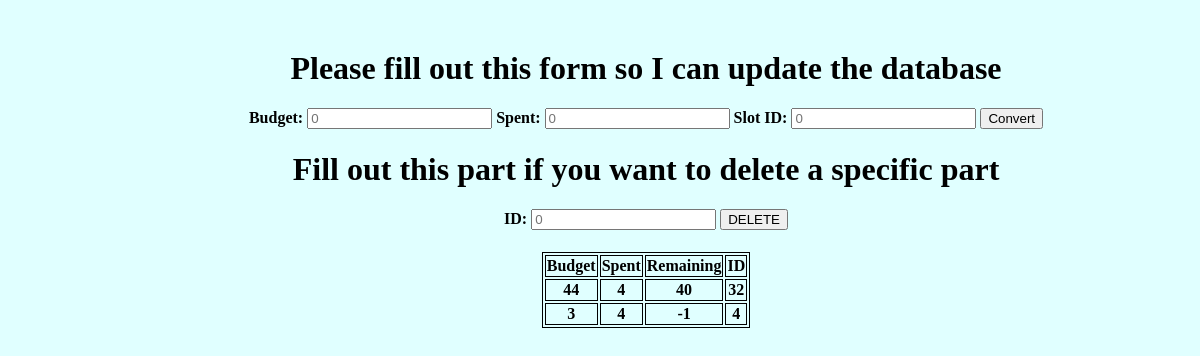
Before: / with the older database file.
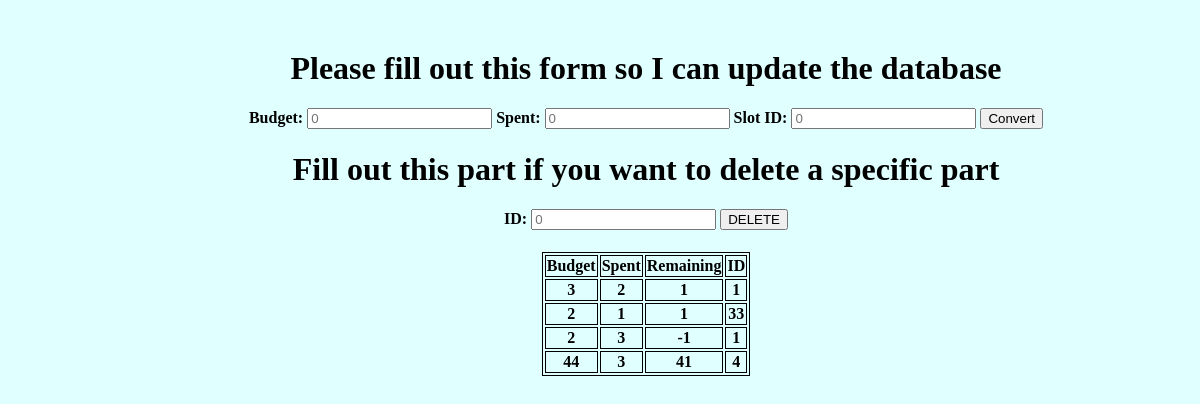
After: the same page with the newer database file.
### tables this page shows
CREATE TABLE "Budgee" (
	"Budget"	TEXT NOT NULL,
	"Spent"	TEXT NOT NULL,
	"Left"	INTEGER
, "slot_id"	INTEGER);

### application.py (the view)
@app.route("/", methods=["POST", "Get"])
def sub_budget():
    Spent = ""
    Budget = ""
    if request.method == "POST" and "Spent" in request.form and "Budget" in request.form:
        Spent = str(request.form.get("Spent"))
        Budget = str(request.form.get("Budget"))
        slot_id = str(request.form.get("slot_id"))
        req_data = request.get_json()
        help.Subtraction(Budget, Spent, slot_id)
    cat = sqlite3.connect('Budget.db')
    db = cat.cursor()
    rows = db.execute('SELECT * FROM Budgee')
    ro = rows.fetchall()
    return render_template("home.html", Spent = "Spent", Budget= "Budget", slot_id="slot_id", ro=ro)

### templates/home.html (shortened to what this page needs)
<!doctype html>
<html lang="en">
<head>
    <link rel="stylesheet" href='/static/main.css' />
</head>
<body>
<div class="Calculation">
    <h1>Please fill out this form so I can update the database</h1>
    <form action="/" method="POST">
        <label><b>Budget: </b></label>
        <input type="Number" name="Budget" placeholder="0">
        <label><b>Spent: </b></label>
        <input type="Spending" name="Spent" placeholder="0">
        <label><b>Slot ID: </b></label>
        <input type="Number" name="slot_id" placeholder="0">
        <button type="submit" value="submit">Convert</button>
    </form>
    <h1>Fill out this part if you want to delete a specific part</h1>
    <form action="/delete" method="POST">
        <label><b>ID: </b></label>
        <input type="Number" name="slot_id" placeholder="0">
        <button type="submit" value="submit">DELETE</button>
    </form>
    <table>
        <tr>
            <th>Budget</th>
            <th>Spent</th>
            <th>Remaining</th>
            <th>ID</th>
        {% for row in ro %}
        <tr>
          <th> {{ row[0] }}</th> <th>{{row[1]}}</th> <th>{{row[2]}}</th> <th>{{row[3]}}</th>
        </tr>
        {% endfor %}
    </table>
</div>

### static/main.css (style rules this page uses)
body { background: lightcyan; margin-top: 50px; margin-left: 100px; text-align: center; }
table, th, td { margin-left: auto; margin-right: auto; margin-top: 2%; border:1px solid black; }

Changed rows visible on the page:
removed Budgee: Budget "3", Spent "4", Left "-1", slot "4"
added Budgee: Budget "3", Spent "2", Left "1", slot "1"
added Budgee: Budget "2", Spent "1", Left "1", slot "33"
added Budgee: Budget "2", Spent "3", Left "-1", slot "1"
changed Budgee (number 4 of 4 on the later page): Spent "4" → "3"; Left "40" → "41"; slot "32" → "4"
